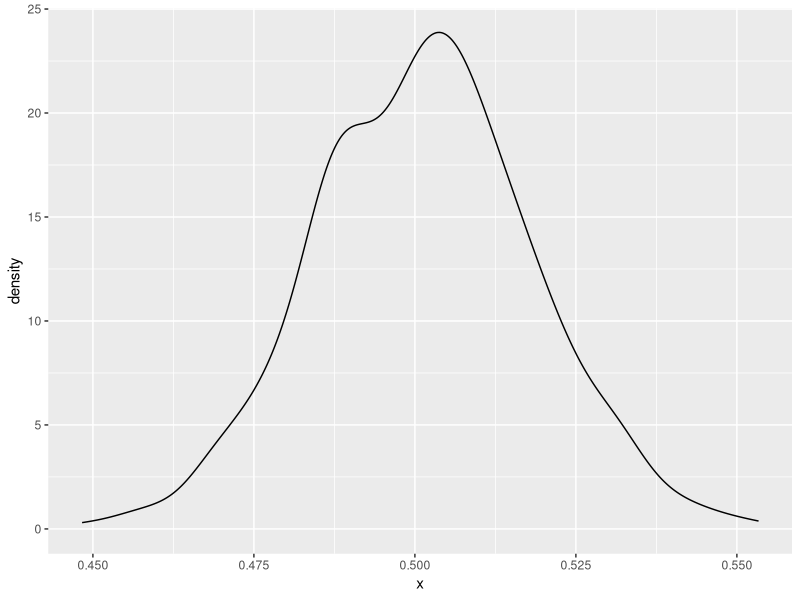

This figure's R source:
## ---- chunk 1
library(ggplot2)
## ---- chunk 2
R <- 501
N <- 1001
samplemeans <- rep(NA, R)

for (r in 1:R) 
{
  samplemeans[r] <- mean(rexp(N, 2))
}

df <- data.frame(x = samplemeans)
ggplot(df, aes(x)) + geom_density()

z <- sqrt(N) * (samplemeans - 0.5)
mean(z)
sd(z)
